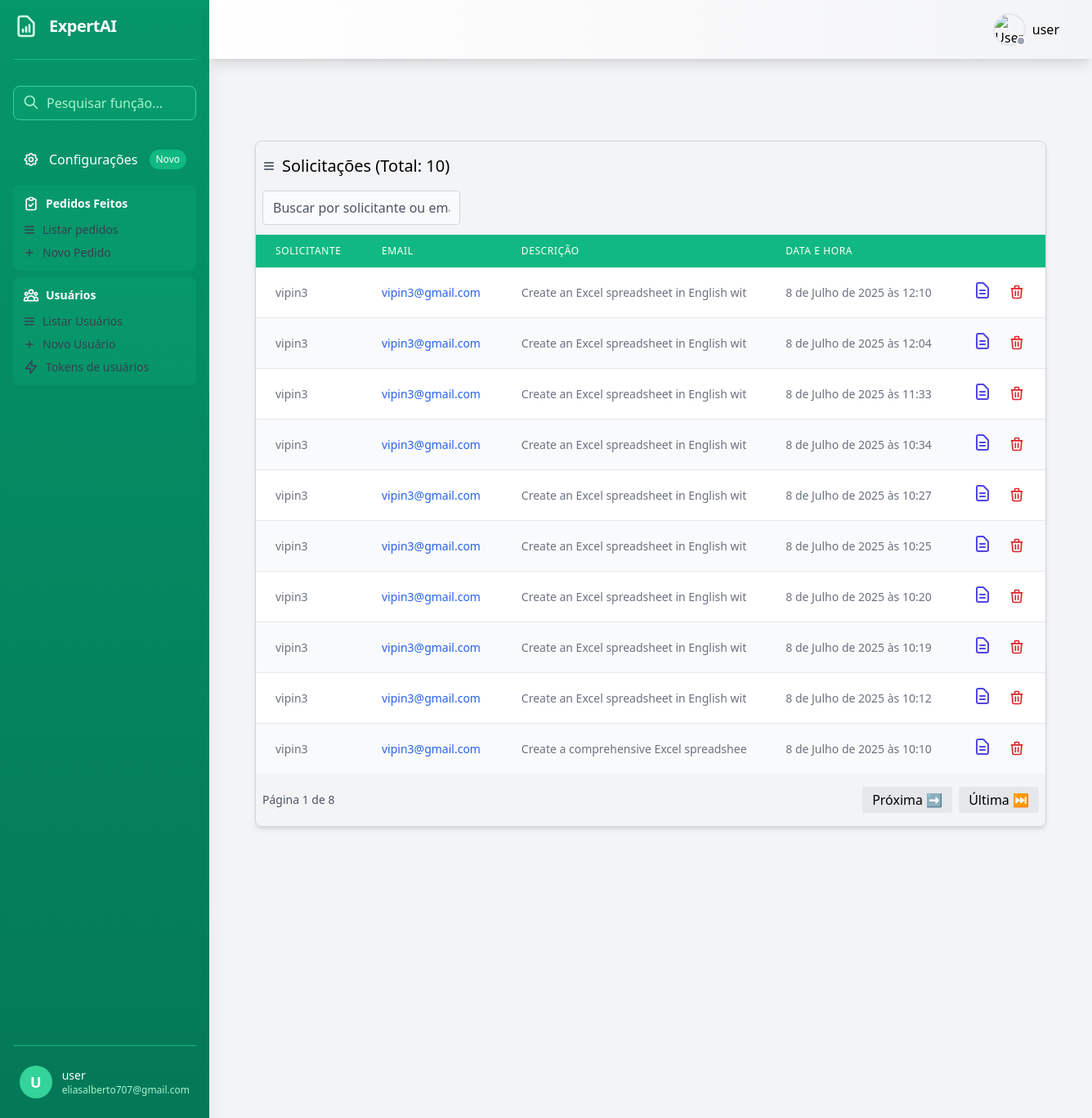
Screenshot of /admin_dashboard (signed in) with the database file from the repository.
### xlsmaker/models.py (models this page shows)
class Solicitacao(models.Model):
    usuario = models.ForeignKey(User, on_delete=models.PROTECT, null=True, blank=True)
    nome = models.CharField(max_length=50)
    email = models.CharField(max_length=50)
    descricao = models.TextField(max_length=10000)
    created_at = models.DateTimeField(auto_now_add=True, null=True, blank=True)
    updated_at = models.DateTimeField(auto_now=True , null=True, blank=True)

### usuarios/views.py (the view)
# urls.py: path('admin_dashboard', views.admin_dashboard, name='admin_dashboard'),
@login_required
@user_passes_test(is_admin, login_url='/auth/login/')
def admin_dashboard(request):
    query = request.GET.get('q', '')
    solicitacoes_list = Solicitacao.objects.all().order_by('-created_at')
    if query:
        solicitacoes_list = solicitacoes_list.filter(
            Q(nome__icontains=query) | Q(email__icontains=query) | Q(created_at__icontains=query)
        )
    paginator = Paginator(solicitacoes_list, 10)
    page_number = request.GET.get('page')
    solicitacoes = paginator.get_page(page_number)
    context = {'solicitacoes': solicitacoes}
    if request.headers.get('x-requested-with') == 'XMLHttpRequest':
        html = render_to_string('dashboard/partials/_users_solicitacoes.html', context)
        return JsonResponse({'html': html})
    return render(request, 'dashboard/admin.html', context)

### usuarios/context_processors.py (called while the page is built, shortened)
def openai_balance(request):
    try:
        if not getattr(settings, 'OPENAI_API_KEY', None):
            return {'openai_balance': None}
    except Exception as e:
        logger.error(f"Erro ao obter saldo OpenAI: {str(e)}")
        return {'openai_balance': None}

### usuarios/views.py (called while the page is built)
def is_admin(user):
    return user.is_authenticated and (user.is_staff or user.is_superuser)

### xlsmaker/context_processors.py (called while the page is built)
def tokens_disponiveis(request):
    if request.user.is_authenticated:
        return {'tokens_disponiveis': request.session.get('tokens_disponiveis', 0)}
    return {'tokens_disponiveis': 0}

### usuarios/templates/dashboard/admin.html (shortened to what this page needs)
{% extends "base.html" %}
{% block content %}
 <main class="flex-1 p-8 bg-gray-100 min-h-screen overflow-x-auto mt-5">
    <div class="container mx-auto p-6">
      <div class="mb-4">
            {% if user.is_staff %}
                <div class="overflow-x-auto rounded-lg shadow-md border border-gray-300 my-6">
                <h1 class="text-xl font-normal my-4 ml-2 group flex items-center text-sm">
                    <svg class="w-4 h-4 mr-2 text-gray-700 group-hover:text-black" fill="none" stroke="currentColor" viewBox="0 0 24 24">
                        <path stroke-linecap="round" stroke-linejoin="round" stroke-width="2"
                            d="M4 6h16M4 12h16M4 18h16"/>
                    </svg>
                     Solicitações (Total: {{ solicitacoes|length }})
                </h1>
                <input
                type="text"
                id="searchSolicitacao"
                placeholder="Buscar por solicitante ou email "
                 class="ml-2 mb-3 w-1/4 bg-gray-50 px-3 py-2 border border-gray-300 focus:bg-white focus:border-emerald-600 focus:ring-2 focus:ring-emerald-400 focus:ring-opacity-20 placeholder:text-gray-600 text-gray-800 rounded focus:outline-none transition ease-in-out duration-300"
                />
                <table class="w-full">
                    <thead class="bg-emerald-500">
                    <tr>
                        <th class="px-6 py-3 text-left text-xs font-medium text-white uppercase tracking-wider">Solicitante</th>
                        <th class="px-6 py-3 text-left text-xs font-medium text-white uppercase tracking-wider">Email</th>
                        <th class="px-6 py-3 text-left text-xs font-medium text-white uppercase tracking-wider">Descrição</th>
                        <th class="px-6 py-3 text-left text-xs font-medium text-white uppercase tracking-wider">Data e hora</th>
                        <th class="px-6 py-3 text-left text-xs font-medium text-white uppercase tracking-wider"></th>
                    </tr>
                    </thead>
                    <tbody class="bg-white divide-y divide-gray-200">
                    {% for solicitacao in solicitacoes %}
                        <tr  data-id="{{ solicitacao.id }}" class="hover:bg-gray-50 transition-colors even:bg-gray-50">
                        <td class="px-6 py-4 whitespace-nowrap text-sm font-medium text-gray-500 solicitante">
                            {{ solicitacao.nome }}
                        </td>
                        <td class="px-6 py-4 whitespace-nowrap text-sm font-medium text-gray-500 email">
                            <a href="mailto:{{ solicitacao.email }}" class="text-blue-600 hover:text-blue-900">
                            {{ solicitacao.email }}
                            </a>
                        </td>
                        <td class="px-6 py-4 whitespace-nowrap text-sm font-medium text-gray-500 max-w-xs descricao">
                            <div class="line-clamp-2">
                             {{ solicitacao.descricao}}
                            </div>
                        </td>
                         <td class="px-6 py-4 whitespace-nowrap text-sm font-medium text-gray-500 max-w-xs created_at">
                            <div class="line-clamp-2">
                            {{ solicitacao.created_at }}
                            </div>
                        </td>
                        <td class="px-6 py-4 whitespace-nowrap text-sm font-medium text-gray-500">
                            <button  onclick="showDetails(this)" class="text-indigo-600 hover:text-indigo-900 mr-4">
                                <svg class="w-6 h-6" fill="none" viewBox="0 0 24 24" stroke="currentColor">
                                <path stroke-linecap="round" stroke-linejoin="round" stroke-width="2"
                                        d="M9 12h6m-6 4h6m2 5H7a2 2 0 01-2-2V5a2 2 0 012-2h5.586a1 1 0 01.707.293l5.414 5.414a1 1 0 01.293.707V19a2 2 0 01-2 2z"/>
                                </svg>
                            </button>
                            <button onclick="deleteSolicitacao(this)" class="text-red-600 hover:text-red-900">
                            <svg class="w-5 h-5" fill="none" stroke="currentColor" viewBox="0 0 24 24">
                                <path stroke-linecap="round" stroke-linejoin="round" stroke-width="2" d="M19 7l-.867 12.142A2 2 0 0116.138 21H7.862a2 2 0 01-1.995-1.858L5 7m5 4v6m4-6v6m1-10V4a1 1 0 00-1-1h-4a1 1 0 00-1 1v3M4 7h16"></path>
                            </svg>
                            </button>
                        </td>
                        </tr>
                    {% empty %}
                        <tr>
                        <td colspan="4" class="px-6 py-4 whitespace-nowrap text-sm font-medium text-gray-500">
                            Nenhuma solicitação encontrada
                        </td>
                        </tr>
                    {% endfor %}
                    </tbody>
                </table>
                <div class="my-4 mx-2 flex justify-between items-center">
                    <span class="text-gray-600 text-sm">
                        Página {{ solicitacoes.number }} de {{ solicitacoes.paginator.num_pages }}
                    </span>
                    <div class="flex space-x-2">
                        {% if solicitacoes.has_next %}
                            <a href="?page={{ solicitacoes.next_page_number }}" class="px-3 py-1 bg-gray-200 rounded">Próxima ➡️</a>
                            <a href="?page={{ solicitacoes.paginator.num_pages }}" class="px-3 py-1 bg-gray-200 rounded">Última ⏭️</a>
                        {% endif %}
                    </div>
                </div>
                </div>
            {% else %}
                <p>Acesso negado.</p>
            {% endif %}
         </div>
  </div>
</main>
{% endblock content %}

### usuarios/templates/base.html (shortened to what this page needs)
<!DOCTYPE html>
<html lang="pt">
<head>
    <script src="https://cdn.tailwindcss.com"></script>
</head>
<body class="bg-gray-100">
    <div class="min-h-screen flex">
        <aside class="w-64 bg-gradient-to-b from-emerald-600 to-emerald-700 text-white flex flex-col p-4 shadow-xl sticky top-0 h-screen">
            <div class="flex items-center mb-8 space-x-3 border-b border-emerald-500 pb-6">
                <h2 class="text-xl font-bold tracking-tight">ExpertAI</h2>
            </div>
            <div class="mb-6 relative">
                <input type="text" placeholder="Pesquisar função..."
                    class="w-full pl-10 pr-4 py-2 rounded-lg bg-emerald-500/20 border border-emerald-400 focus:outline-none focus:ring-2 focus:ring-emerald-200 placeholder-emerald-200">
                <svg class="w-5 h-5 absolute left-3 top-2.5 text-emerald-200" fill="none" stroke="currentColor"
                    viewBox="0 0 24 24">
                    <path stroke-linecap="round" stroke-linejoin="round" stroke-width="2"
                        d="M21 21l-6-6m2-5a7 7 0 11-14 0 7 7 0 0114 0z"></path>
                </svg>
            </div>
            <nav class="flex-1 overflow-y-auto">
                <ul class="space-y-2">
                    <li>
                        <a href="#"
                            class="flex items-center p-3 rounded-lg hover:bg-emerald-500/30 transition-all group">
                            Configurações
                            <span class="ml-auto bg-emerald-500 text-xs px-2 py-1 rounded-full">Novo</span>
                        </a>
                    </li>
                   <li class="mt-6">
                        <div class="p-3 rounded-lg bg-emerald-500/20 hover:bg-emerald-500/30 transition-colors">
                            <h3 class="flex items-center text-sm font-semibold mb-3">
                                <svg class="w-5 h-5 mr-2 shrink-0" fill="none" stroke="currentColor" viewBox="0 0 24 24">
                                    <path stroke-linecap="round" stroke-linejoin="round" stroke-width="2"
                                        d="M9 5H7a2 2 0 00-2 2v12a2 2 0 002 2h10a2 2 0 002-2V7a2 2 0 00-2-2h-2M9 5a2 2 0 002 2h2a2 2 0 002-2M9 5a2 2 0 012-2h2a2 2 0 012 2m-6 9l2 2 4-4"/>
                                </svg>
                                Pedidos Feitos
                            </h3>
                            <div class="space-y-2">
                                <a href="{% url 'usuarios:admin_dashboard' %}" class="group flex items-center text-sm text-gray-700 hover:text-white transition-colors">
                                    <svg class="w-4 h-4 mr-2 text-gray-700 group-hover:text-white" fill="none" stroke="currentColor" viewBox="0 0 24 24">
                                        <path stroke-linecap="round" stroke-linejoin="round" stroke-width="2"
                                            d="M4 6h16M4 12h16M4 18h16"/>
                                    </svg>
                                    Listar pedidos
                                </a>
                                <a href="#" class="group flex items-center text-sm text-gray-700 hover:text-white transition-colors">
                                    <svg class="w-4 h-4 mr-2 text-gray-700 group-hover:text-white" fill="none" stroke="currentColor" viewBox="0 0 24 24">
                                        <path stroke-linecap="round" stroke-linejoin="round" stroke-width="2"
                                            d="M12 6v6m0 0v6m0-6h6m-6 0H6"/>
                                    </svg>
                                    Novo Pedido
                                </a>
                            </div>
                        </div>
                    </li>
                   <li class="mt-6">
                        <div class="p-3 rounded-lg bg-emerald-500/20 hover:bg-emerald-500/30 transition-colors">
                            <h3 class="flex items-center text-sm font-semibold mb-3">
                                Usuários
                            </h3>
                            <div class="space-y-2">
                                <a href="{% url 'usuarios:listar_usuarios' %}" class="group flex items-center text-sm text-gray-700 hover:text-white transition-colors">
                                    <svg class="w-4 h-4 mr-2 text-gray-700 group-hover:text-white" fill="none" stroke="currentColor" viewBox="0 0 24 24">
                                        <path stroke-linecap="round" stroke-linejoin="round" stroke-width="2"
                                            d="M4 6h16M4 12h16M4 18h16"/>
                                    </svg>
                                    Listar Usuários
                                </a>
                                <a href="{% url 'usuarios:criar_usuarios' %}" class="group flex items-center text-sm text-gray-700 hover:text-white transition-colors">
                                    <svg class="w-4 h-4 mr-2 text-gray-700 group-hover:text-white" fill="none" stroke="currentColor" viewBox="0 0 24 24">
                                        <path stroke-linecap="round" stroke-linejoin="round" stroke-width="2"
                                            d="M12 6v6m0 0v6m0-6h6m-6 0H6"/>
                                    </svg>
                                    Novo Usuário
                                </a>
                                     <a href="{% url 'usuarios:listar_tokens' %}" class="group flex items-center text-sm text-gray-700 hover:text-white transition-colors">
                                    <svg class="w-5 h-5 mr-2 shrink-0" fill="none" stroke="currentColor" viewBox="0 0 24 24">
                                        <path stroke-linecap="round" stroke-linejoin="round" stroke-width="2"
                                            d="M13 10V3L4 14h7v7l9-11h-7z"/>
                                    </svg>
                                    Tokens de usuários
                                </a>
                            </div>
                        </div>
                    </li>
                </ul>
            </nav>
            <div class="mt-auto pt-4 border-t border-emerald-500">
                <div
                    class="flex items-center space-x-3 hover:bg-emerald-500/30 p-2 rounded-lg transition-colors cursor-pointer">
                    <div class="h-10 w-10 rounded-full bg-emerald-400 flex items-center justify-center">
                        <span class="text-lg font-bold">{{ user.username|slice:":1"|upper }}</span>
                    </div>
                    <div>
                        <p class="text-sm font-medium">{{ user.username}} </p>
                        <p class="text-xs text-emerald-200">{{ user.email }}</p>
                    </div>
                </div>
            </div>
        </aside>
        <div class="flex-1 flex flex-col">
     <header class="sticky top-0 left-0 right-0 z-50 bg-gradient-to-r from-white to-gray-100 shadow-lg p-4 flex justify-between items-center">
      <div class="flex items-center space-x-3">
            <div class="relative group">
                <div class="absolute -inset-1 bg-white/30 rounded-full blur opacity-75 group-hover:opacity-100 transition duration-1000"></div>
            </div>
        </div>
        <div class="flex items-center space-x-4">
            <div class="relative" x-data="{ open: false }">
                <button @click="open = !open" class="flex items-center space-x-2 group">
                    <div class="relative">
                        <img class="h-10 w-10 rounded-full border-2 border-gray-200 hover:border-gray-500 transition-colors"
                             src="https://img.icons8.com/ios-glyphs/60/user--v1.png"
                             alt="User avatar">
                        <div class="absolute bottom-0 right-0 w-3 h-3 bg-gray-400 rounded-full border-2 border-white"></div>
                    </div>
                    <span class="text-dark font-medium group-hover:text-gray-700 transition-colors">{{user.username}}</span>
                    <svg class="w-4 h-4 text-gray-100 transform transition-transform"
                         :class="{ 'rotate-180': open }"
                         fill="none"
                         stroke="currentColor"
                         viewBox="0 0 24 24">
                        <path stroke-linecap="round" stroke-linejoin="round" stroke-width="2" d="M19 9l-7 7-7-7"></path>
                    </svg>
                </button>
            </div>
        </div>
    </header>
           {% block content %}{% endblock %}
        </div>
    </div>
</body>
</html>

### rows the page displays
Solicitacao: nome "vipin3", email "vipin3@gmail.com", descricao "Create an Excel spreadsheet in English…", created_at "8 de Julho de 2025 às 12:10"
Solicitacao: nome "vipin3", email "vipin3@gmail.com", descricao "Create an Excel spreadsheet in English…", created_at "8 de Julho de 2025 às 12:04"
Solicitacao: nome "vipin3", email "vipin3@gmail.com", descricao "Create an Excel spreadsheet in English…", created_at "8 de Julho de 2025 às 11:33"
Solicitacao: nome "vipin3", email "vipin3@gmail.com", descricao "Create an Excel spreadsheet in English…", created_at "8 de Julho de 2025 às 10:34"
Solicitacao: nome "vipin3", email "vipin3@gmail.com", descricao "Create an Excel spreadsheet in English…", created_at "8 de Julho de 2025 às 10:27"
Solicitacao: nome "vipin3", email "vipin3@gmail.com", descricao "Create an Excel spreadsheet in English…", created_at "8 de Julho de 2025 às 10:25"
Solicitacao: nome "vipin3", email "vipin3@gmail.com", descricao "Create an Excel spreadsheet in English…", created_at "8 de Julho de 2025 às 10:20"
Solicitacao: nome "vipin3", email "vipin3@gmail.com", descricao "Create an Excel spreadsheet in English…", created_at "8 de Julho de 2025 às 10:19"
Solicitacao: nome "vipin3", email "vipin3@gmail.com", descricao "Create an Excel spreadsheet in English…", created_at "8 de Julho de 2025 às 10:12"
Solicitacao: nome "vipin3", email "vipin3@gmail.com", descricao "Create a comprehensive Excel…", created_at "8 de Julho de 2025 às 10:10"

### other values shown
{{ user.username|slice:":1"|upper }} "U"
{{ user.username }} "user"
{{ user.email }} "eliasalberto707@gmail.com"
{{ solicitacoes|length }} "10"
{{ solicitacoes.number }} "1"
{{ solicitacoes.paginator.num_pages }} "8"
